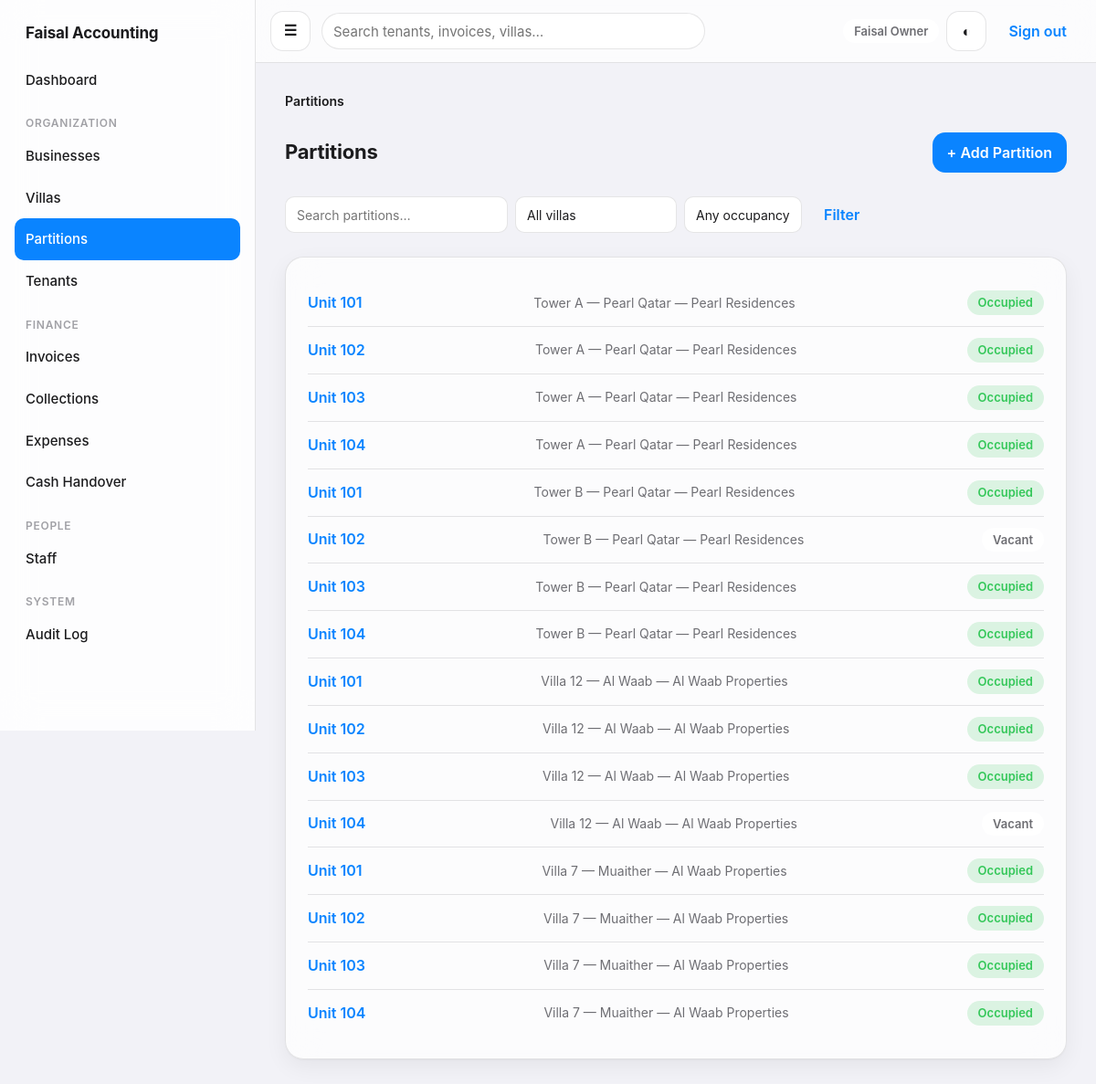
Page /partitions/ (signed in) on the committed database.
### apps/accounts/models.py (models this page shows, shortened)
class User(AbstractUser):
    is_owner = models.BooleanField(default=False, help_text='Sees and can operate on every business/villa/financial record.')
    phone = models.CharField(max_length=32, blank=True)
    class Meta:
        ordering = ['username']

### apps/villas/models.py (models this page shows, shortened)
class Partition(models.Model):
    class Status(models.TextChoices):
        ACTIVE = ('active', 'Active')
        ARCHIVED = ('archived', 'Archived')
    villa = models.ForeignKey(Villa, on_delete=models.PROTECT, related_name='partitions')
    name = models.CharField(max_length=100)
    description = models.TextField(blank=True)
    status = models.CharField(max_length=20, choices=Status.choices, default=Status.ACTIVE)
    created_at = models.DateTimeField(auto_now_add=True)
    created_by = models.ForeignKey(settings.AUTH_USER_MODEL, on_delete=models.PROTECT, related_name='+')
    updated_at = models.DateTimeField(auto_now=True)
    updated_by = models.ForeignKey(settings.AUTH_USER_MODEL, on_delete=models.PROTECT, related_name='+', null=True, blank=True)
    class Meta:
        ordering = ['villa__name', 'name']
        constraints = [models.UniqueConstraint(fields=['villa', 'name'], name='unique_partition_name_per_villa')]
    @property
    def current_tenant(self):
        from apps.tenancy.models import Tenant
        return self.tenancies.filter(status=Tenant.Status.ACTIVE).first()
    @property
    def is_occupied(self) -> bool:
        return self.current_tenant is not None

class Villa(models.Model):
    business = models.ForeignKey('businesses.Business', on_delete=models.PROTECT, related_name='villas')
    name = models.CharField(max_length=200)
    address = models.TextField(blank=True)
    landlord_name = models.CharField(max_length=200, blank=True)
    landlord_contact = models.CharField(max_length=200, blank=True)
    contract_start = models.DateField(null=True, blank=True)
    contract_end = models.DateField(null=True, blank=True)
    is_archived = models.BooleanField(default=False)
    created_at = models.DateTimeField(auto_now_add=True)
    created_by = models.ForeignKey(settings.AUTH_USER_MODEL, on_delete=models.PROTECT, related_name='+')
    class Meta:
        ordering = ['business__name', 'name']
        constraints = [models.UniqueConstraint(fields=['business', 'name'], name='unique_villa_name_per_business')]

### apps/businesses/models.py (models this page shows, shortened)
class Business(models.Model):
    name = models.CharField(max_length=200, unique=True)
    description = models.TextField(blank=True)
    is_archived = models.BooleanField(default=False)
    created_at = models.DateTimeField(auto_now_add=True)
    created_by = models.ForeignKey(settings.AUTH_USER_MODEL, on_delete=models.PROTECT, related_name='+')
    class Meta:
        ordering = ['name']
        verbose_name_plural = 'businesses'

### apps/villas/views.py (the view)
@login_required
def partition_list(request):
    qs = selectors.partitions_visible_to(request.user).select_related('villa', 'villa__business')
    q = request.GET.get('q', '').strip()
    if q:
        qs = qs.filter(name__icontains=q)
    villa_id = request.GET.get('villa')
    if villa_id:
        qs = qs.filter(villa_id=villa_id)
    status = request.GET.get('occupancy')
    if status in ('occupied', 'vacant'):
        occupied_ids = qs.filter(tenancies__status='active').values_list('pk', flat=True).distinct()
        qs = qs.filter(pk__in=occupied_ids) if status == 'occupied' else qs.exclude(pk__in=occupied_ids)
    page_obj = paginate_queryset(request, qs.order_by('villa__name', 'name'))
    for partition in page_obj:
        partition.occupied = partition.is_occupied
    return render(request, 'villas/partition_list.html', {'page_obj': page_obj, 'q': q, 'villas': selectors.villas_visible_to(request.user).filter(is_archived=False), 'selected_villa': villa_id, 'selected_occupancy': status, 'can_create_partition': (request.user.is_owner or selectors.can_manage_villas_and_tenants(request.user)) and selectors.villas_visible_to(request.user).filter(is_archived=False).exists(), 'breadcrumbs': [('Partitions', None)]})

### apps/accounts/context_processors.py (called while the page is built)
def nav(request):
    user = getattr(request, 'user', None)
    if user is None or not user.is_authenticated:
        return {}
    has_any_scope = user.is_owner or selectors.villas_visible_to(user).exists()
    return {'nav_has_scope': has_any_scope, 'nav_can_view_financials': selectors.can_view_financial_kpis(user), 'nav_can_manage_users': user.is_owner, 'nav_can_manage_operations': selectors.can_manage_villas_and_tenants(user), 'nav_pending_handover_count': _pending_handover_count(user) if has_any_scope else 0}

def _pending_handover_count(user):
    from apps.cash.models import CashHandover
    qs = selectors.cash_handovers_visible_to(user).filter(status=CashHandover.Status.SUBMITTED)
    if not user.is_owner and (not Assignment.objects.filter(user=user, role__in=[Assignment.Role.BUSINESS_MANAGER, Assignment.Role.ACCOUNTANT]).exists()):
        return 0
    return qs.count()

### apps/accounts/selectors.py (called while the page is built, shortened)
def villas_visible_to(user) -> QuerySet[Villa]:
    if user.is_owner:
        return Villa.objects.all()
    return Villa.objects.filter(Q(business__manager_assignments__user=user) | Q(staff_assignments__user=user)).distinct()

def partitions_visible_to(user) -> QuerySet[Partition]:
    if user.is_owner:
        return Partition.objects.all()
    return Partition.objects.filter(villa__in=villas_visible_to(user))

def cash_handovers_visible_to(user) -> QuerySet[CashHandover]:
    if user.is_owner:
        return CashHandover.objects.all()

def can_view_financial_kpis(user) -> bool:
    if user.is_owner:
        return True
    return Assignment.objects.filter(user=user, role__in=[Assignment.Role.BUSINESS_MANAGER, Assignment.Role.ACCOUNTANT]).exists()

def can_manage_villas_and_tenants(user) -> bool:
    if user.is_owner:
        return True
    return Assignment.objects.filter(user=user, role__in=[Assignment.Role.BUSINESS_MANAGER, Assignment.Role.VILLA_STAFF]).exists()

### apps/audit/context.py (called while the page is built)
def set_context(request) -> None:
    ip_address = request.META.get('HTTP_X_FORWARDED_FOR', '').split(',')[0].strip() or request.META.get('REMOTE_ADDR')
    actor = getattr(request, 'user', None)
    if actor is not None and (not actor.is_authenticated):
        actor = None
    _current_request_context.set(RequestContext(ip_address=ip_address or None, user_agent=request.META.get('HTTP_USER_AGENT', '')[:512], request_id=str(uuid.uuid4()), actor=actor))

def clear_context() -> None:
    _current_request_context.set(None)

### templates/villas/partition_list.html (shortened to what this page needs)
{% extends "base.html" %}
{% block content %}
  <div class="page-header">
    <h1>Partitions</h1>
    {% if can_create_partition %}<a class="btn btn--primary" href="{% url 'villas:partition_create' %}">+ Add Partition</a>{% endif %}
  </div>
  <form class="filter-bar" method="get">
    <input type="search" name="q" placeholder="Search partitions…" value="{{ q }}">
    <select name="villa" onchange="this.form.submit()">
      <option value="">All villas</option>
    </select>
    <select name="occupancy" onchange="this.form.submit()">
      <option value="">Any occupancy</option>
    </select>
    <button class="btn btn--ghost" type="submit">Filter</button>
  </form>
  <div class="card">
    {% if page_obj %}
      {% for partition in page_obj %}
        <div class="list-row">
          <a class="list-row__title" href="{% url 'villas:partition_detail' partition.pk %}">{{ partition.name }}</a>
          <span class="list-row__meta">{{ partition.villa.name }} — {{ partition.villa.business.name }}</span>
          {% if partition.occupied %}<span class="pill pill--success">Occupied</span>{% else %}<span class="pill pill--neutral">Vacant</span>{% endif %}
        </div>
      {% endfor %}
    {% endif %}
  </div>
{% endblock %}

### templates/base.html (shortened to what this page needs)
{% load static %}
<!doctype html>
<html lang="en">
<head>
  <link rel="stylesheet" href="{% static 'css/design-system.css' %}">
</head>
<body>
  <div class="app-shell">
    <aside class="sidebar" aria-label="Main navigation">
      <div class="sidebar__brand">Faisal Accounting</div>
      {% if user.is_authenticated %}
        <a class="sidebar__link{% if request.resolver_match.app_name == 'dashboard' %} sidebar__link--active{% endif %}" href="{% url 'dashboard:home' %}">Dashboard</a>
        {% if nav_has_scope %}
          <div class="sidebar__section">Organization</div>
          <a class="sidebar__link{% if request.resolver_match.app_name == 'businesses' %} sidebar__link--active{% endif %}" href="{% url 'businesses:list' %}">Businesses</a>
          <a class="sidebar__link{% if request.resolver_match.url_name == 'villa_list' %} sidebar__link--active{% endif %}" href="{% url 'villas:villa_list' %}">Villas</a>
          <a class="sidebar__link{% if request.resolver_match.url_name == 'partition_list' %} sidebar__link--active{% endif %}" href="{% url 'villas:partition_list' %}">Partitions</a>
          <a class="sidebar__link{% if request.resolver_match.app_name == 'tenancy' %} sidebar__link--active{% endif %}" href="{% url 'tenancy:list' %}">Tenants</a>
          <div class="sidebar__section">Finance</div>
          <a class="sidebar__link{% if request.resolver_match.url_name == 'invoice_list' or request.resolver_match.url_name == 'invoice_detail' %} sidebar__link--active{% endif %}" href="{% url 'billing:invoice_list' %}">Invoices</a>
          <a class="sidebar__link{% if request.resolver_match.url_name == 'payment_list' %} sidebar__link--active{% endif %}" href="{% url 'billing:payment_list' %}">Collections</a>
          <a class="sidebar__link{% if request.resolver_match.app_name == 'expenses' %} sidebar__link--active{% endif %}" href="{% url 'expenses:list' %}">Expenses</a>
          <a class="sidebar__link{% if request.resolver_match.app_name == 'cash' %} sidebar__link--active{% endif %}" href="{% url 'cash:handover_list' %}">
            <span>Cash Handover</span>
          </a>
        {% endif %}
        {% if nav_can_manage_users %}
          <div class="sidebar__section">People</div>
          <a class="sidebar__link{% if request.resolver_match.url_name == 'staff_list' %} sidebar__link--active{% endif %}" href="{% url 'accounts:staff_list' %}">Staff</a>
        {% endif %}
        {% if user.is_owner %}
          <div class="sidebar__section">System</div>
          <a class="sidebar__link{% if request.resolver_match.app_name == 'audit' %} sidebar__link--active{% endif %}" href="{% url 'audit:list' %}">Audit Log</a>
        {% endif %}
      {% endif %}
    </aside>
    <div class="content-area">
      <header class="topbar">
        <label for="nav-toggle" class="btn btn--icon sidebar-toggle-label" aria-label="Open menu">&#9776;</label>
        {% if user.is_authenticated and nav_has_scope %}
          <form class="topbar__search" method="get" action="{% url 'dashboard:search' %}" role="search">
            <input type="search" name="q" placeholder="Search tenants, invoices, villas…" value="{{ request.GET.q|default:'' }}" aria-label="Global search">
          </form>
        {% endif %}
        <div class="topbar__actions">
          {% if user.is_authenticated %}
            <span class="pill pill--neutral">{{ user.get_full_name|default:user.username }}</span>
          {% endif %}
          <button class="btn btn--icon" type="button" data-theme-toggle aria-label="Toggle dark mode">&#9680;</button>
          {% if user.is_authenticated %}
            <form method="post" action="{% url 'accounts:logout' %}">
              <button class="btn btn--ghost" type="submit">Sign out</button>
            </form>
          {% endif %}
        </div>
      </header>
      <main class="main">
        {% if breadcrumbs %}{% include "components/breadcrumbs.html" %}{% endif %}
        {% block content %}{% endblock %}
      </main>
    </div>
  </div>
</body>
</html>

### rows in the picture
User: get_full_name "Faisal Owner"
Partition: name "Unit 101", villa.name "Tower A — Pearl Qatar", villa.business.name "Pearl Residences", shows "Occupied"
Partition: name "Unit 102", villa.name "Tower A — Pearl Qatar", villa.business.name "Pearl Residences", shows "Occupied"
Partition: name "Unit 103", villa.name "Tower A — Pearl Qatar", villa.business.name "Pearl Residences", shows "Occupied"
Partition: name "Unit 104", villa.name "Tower A — Pearl Qatar", villa.business.name "Pearl Residences", shows "Occupied"
Partition: name "Unit 101", villa.name "Tower B — Pearl Qatar", villa.business.name "Pearl Residences", shows "Occupied"
Partition: name "Unit 102", villa.name "Tower B — Pearl Qatar", villa.business.name "Pearl Residences", shows "Vacant"
Partition: name "Unit 103", villa.name "Tower B — Pearl Qatar", villa.business.name "Pearl Residences", shows "Occupied"
Partition: name "Unit 104", villa.name "Tower B — Pearl Qatar", villa.business.name "Pearl Residences", shows "Occupied"
Partition: name "Unit 101", villa.name "Villa 12 — Al Waab", villa.business.name "Al Waab Properties", shows "Occupied"
Partition: name "Unit 102", villa.name "Villa 12 — Al Waab", villa.business.name "Al Waab Properties", shows "Occupied"
Partition: name "Unit 103", villa.name "Villa 12 — Al Waab", villa.business.name "Al Waab Properties", shows "Occupied"
Partition: name "Unit 104", villa.name "Villa 12 — Al Waab", villa.business.name "Al Waab Properties", shows "Vacant"
Partition: name "Unit 101", villa.name "Villa 7 — Muaither", villa.business.name "Al Waab Properties", shows "Occupied"
Partition: name "Unit 102", villa.name "Villa 7 — Muaither", villa.business.name "Al Waab Properties", shows "Occupied"
Partition: name "Unit 103", villa.name "Villa 7 — Muaither", villa.business.name "Al Waab Properties", shows "Occupied"
Partition: name "Unit 104", villa.name "Villa 7 — Muaither", villa.business.name "Al Waab Properties", shows "Occupied"

### other values in the picture
{{ label }} "Partitions"
